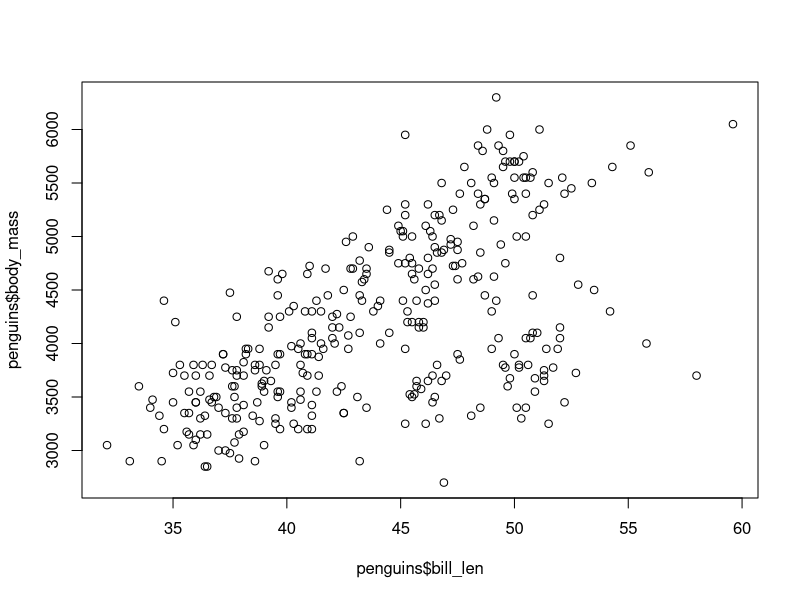

This chart was generated by the following R code:
## ---- chunk 1
plot(penguins$bill_len, penguins$body_mass)
